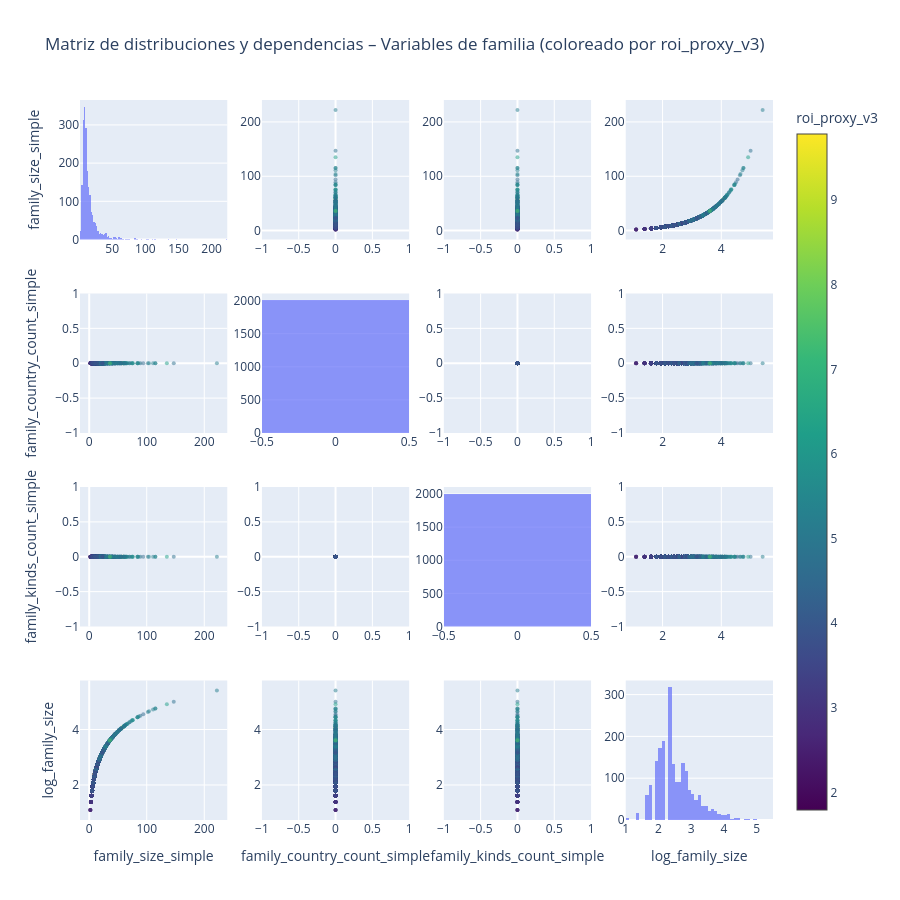

Notebook cell for this chart:
### Markdown cell above
## Patent family variables and international strategy

The patent family constitutes a key dimension for approximating the **international strategy and protection effort** associated with an invention. Unlike purely technological variables, family variables reflect strategic decisions by the applicant regarding geographical extension, legal scope, and the expected economic exploitation of the patent.

In general terms, a larger family with presence in multiple jurisdictions usually implies:
- higher economic costs of prosecution and maintenance,
- broader market expectations,
- and greater strategic relevance of the invention.

For this reason, family variables are considered indirect proxies of the perceived value of the patent from the applicant’s perspective.

---

### Available family variables

The dataset includes the following variables related to the patent family:

- `family_size_simple`: total number of documents composing the family.
- `family_country_count_simple`: number of distinct countries in which protection has been extended.
- `family_kinds_count_simple`: number of document types (kinds) within the family.

These variables capture different aspects of international strategy:

- `family_size_simple` reflects the **overall protection intensity**.
- `family_country_count_simple` explicitly measures the **geographical scope**.
- `family_kinds_count_simple` approximates the **procedural and legal complexity** of the family.

### Code cell
cols_family = [
    "family_size_simple",
    "family_country_count_simple",
    "family_kinds_count_simple",
    "log_family_size",
]

df = df_tablon[cols_family + ["roi_proxy_v3"]].dropna()
n = len(cols_family)

fig = make_subplots(
    rows=n,
    cols=n,
    shared_xaxes=False,
    shared_yaxes=False
)

for i, y in enumerate(cols_family):
    for j, x in enumerate(cols_family):

        # Diagonal: histogramas
        if i == j:
            fig.add_trace(
                go.Histogram(
                    x=df[x],
                    marker=dict(color="rgba(99,110,250,0.7)"),
                    showlegend=False
                ),
                row=i+1, col=j+1
            )

        # Fuera de diagonal: scatter con colormap ROI
        else:
            fig.add_trace(
                go.Scatter(
                    x=df[x],
                    y=df[y],
                    mode="markers",
                    marker=dict(
                        color=df["roi_proxy_v3"],
                        colorscale="Viridis",
                        size=4,
                        opacity=0.5,
                        showscale=(i == 0 and j == n - 1),
                        colorbar=dict(title="roi_proxy_v3")
                    ),
                    showlegend=False
                ),
                row=i+1, col=j+1
            )

# Etiquetas de ejes
for i, col in enumerate(cols_family):
    fig.update_yaxes(title_text=col, row=i+1, col=1)
    fig.update_xaxes(title_text=col, row=n, col=i+1)

fig.update_layout(
    height=900,
    width=900,
    title="Matriz de distribuciones y dependencias – Variables de familia (coloreado por roi_proxy_v3)"
)

fig.show()

### Figure 1 — Plotly figure (JSON) as saved in the notebook; plotly's stock layout.template omitted (floating-point values rounded to 4 significant figures; data arrays with more than 128 entries replaced by an {"elided": "..."} marker saying what was removed)
{"data": [{"marker": {"color": "rgba(99,110,250,0.7)"}, "showlegend": false, "type": "histogram", "x": {"elided": "2000 int values"}, "xaxis": "x", "yaxis": "y"}, {"marker": {"color": {"elided": "2000 float values"}, "colorbar": {"title": {"text": "roi_proxy_v3"}}, "colorscale": [[0, "#440154"], [0.1111, "#482878"], [0.2222, "#3e4989"], [0.3333, "#31688e"], [0.4444, "#26828e"], [0.5556, "#1f9e89"], [0.6667, "#35b779"], [0.7778, "#6ece58"], [0.8889, "#b5de2b"], [1, "#fde725"]], "opacity": 0.5, "showscale": false, "size": 4}, "mode": "markers", "showlegend": false, "type": "scatter", "x": {"elided": "2000 int values"}, "xaxis": "x2", "y": {"elided": "2000 int values"}, "yaxis": "y2"}, {"marker": {"color": {"elided": "2000 float values"}, "colorbar": {"title": {"text": "roi_proxy_v3"}}, "colorscale": [[0, "#440154"], [0.1111, "#482878"], [0.2222, "#3e4989"], [0.3333, "#31688e"], [0.4444, "#26828e"], [0.5556, "#1f9e89"], [0.6667, "#35b779"], [0.7778, "#6ece58"], [0.8889, "#b5de2b"], [1, "#fde725"]], "opacity": 0.5, "showscale": false, "size": 4}, "mode": "markers", "showlegend": false, "type": "scatter", "x": {"elided": "2000 int values"}, "xaxis": "x3", "y": {"elided": "2000 int values"}, "yaxis": "y3"}, {"marker": {"color": {"elided": "2000 float values"}, "colorbar": {"title": {"text": "roi_proxy_v3"}}, "colorscale": [[0, "#440154"], [0.1111, "#482878"], [0.2222, "#3e4989"], [0.3333, "#31688e"], [0.4444, "#26828e"], [0.5556, "#1f9e89"], [0.6667, "#35b779"], [0.7778, "#6ece58"], [0.8889, "#b5de2b"], [1, "#fde725"]], "opacity": 0.5, "showscale": true, "size": 4}, "mode": "markers", "showlegend": false, "type": "scatter", "x": {"elided": "2000 float values"}, "xaxis": "x4", "y": {"elided": "2000 int values"}, "yaxis": "y4"}, {"marker": {"color": {"elided": "2000 float values"}, "colorbar": {"title": {"text": "roi_proxy_v3"}}, "colorscale": [[0, "#440154"], [0.1111, "#482878"], [0.2222, "#3e4989"], [0.3333, "#31688e"], [0.4444, "#26828e"], [0.5556, "#1f9e89"], [0.6667, "#35b779"], [0.7778, "#6ece58"], [0.8889, "#b5de2b"], [1, "#fde725"]], "opacity": 0.5, "showscale": false, "size": 4}, "mode": "markers", "showlegend": false, "type": "scatter", "x": {"elided": "2000 int values"}, "xaxis": "x5", "y": {"elided": "2000 int values"}, "yaxis": "y5"}, {"marker": {"color": "rgba(99,110,250,0.7)"}, "showlegend": false, "type": "histogram", "x": {"elided": "2000 int values"}, "xaxis": "x6", "yaxis": "y6"}, {"marker": {"color": {"elided": "2000 float values"}, "colorbar": {"title": {"text": "roi_proxy_v3"}}, "colorscale": [[0, "#440154"], [0.1111, "#482878"], [0.2222, "#3e4989"], [0.3333, "#31688e"], [0.4444, "#26828e"], [0.5556, "#1f9e89"], [0.6667, "#35b779"], [0.7778, "#6ece58"], [0.8889, "#b5de2b"], [1, "#fde725"]], "opacity": 0.5, "showscale": false, "size": 4}, "mode": "markers", "showlegend": false, "type": "scatter", "x": {"elided": "2000 int values"}, "xaxis": "x7", "y": {"elided": "2000 int values"}, "yaxis": "y7"}, {"marker": {"color": {"elided": "2000 float values"}, "colorbar": {"title": {"text": "roi_proxy_v3"}}, "colorscale": [[0, "#440154"], [0.1111, "#482878"], [0.2222, "#3e4989"], [0.3333, "#31688e"], [0.4444, "#26828e"], [0.5556, "#1f9e89"], [0.6667, "#35b779"], [0.7778, "#6ece58"], [0.8889, "#b5de2b"], [1, "#fde725"]], "opacity": 0.5, "showscale": false, "size": 4}, "mode": "markers", "showlegend": false, "type": "scatter", "x": {"elided": "2000 float values"}, "xaxis": "x8", "y": {"elided": "2000 int values"}, "yaxis": "y8"}, {"marker": {"color": {"elided": "2000 float values"}, "colorbar": {"title": {"text": "roi_proxy_v3"}}, "colorscale": [[0, "#440154"], [0.1111, "#482878"], [0.2222, "#3e4989"], [0.3333, "#31688e"], [0.4444, "#26828e"], [0.5556, "#1f9e89"], [0.6667, "#35b779"], [0.7778, "#6ece58"], [0.8889, "#b5de2b"], [1, "#fde725"]], "opacity": 0.5, "showscale": false, "size": 4}, "mode": "markers", "showlegend": false, "type": "scatter", "x": {"elided": "2000 int values"}, "xaxis": "x9", "y": {"elided": "2000 int values"}, "yaxis": "y9"}, {"marker": {"color": {"elided": "2000 float values"}, "colorbar": {"title": {"text": "roi_proxy_v3"}}, "colorscale": [[0, "#440154"], [0.1111, "#482878"], [0.2222, "#3e4989"], [0.3333, "#31688e"], [0.4444, "#26828e"], [0.5556, "#1f9e89"], [0.6667, "#35b779"], [0.7778, "#6ece58"], [0.8889, "#b5de2b"], [1, "#fde725"]], "opacity": 0.5, "showscale": false, "size": 4}, "mode": "markers", "showlegend": false, "type": "scatter", "x": {"elided": "2000 int values"}, "xaxis": "x10", "y": {"elided": "2000 int values"}, "yaxis": "y10"}, {"marker": {"color": "rgba(99,110,250,0.7)"}, "showlegend": false, "type": "histogram", "x": {"elided": "2000 int values"}, "xaxis": "x11", "yaxis": "y11"}, {"marker": {"color": {"elided": "2000 float values"}, "colorbar": {"title": {"text": "roi_proxy_v3"}}, "colorscale": [[0, "#440154"], [0.1111, "#482878"], [0.2222, "#3e4989"], [0.3333, "#31688e"], [0.4444, "#26828e"], [0.5556, "#1f9e89"], [0.6667, "#35b779"], [0.7778, "#6ece58"], [0.8889, "#b5de2b"], [1, "#fde725"]], "opacity": 0.5, "showscale": false, "size": 4}, "mode": "markers", "showlegend": false, "type": "scatter", "x": {"elided": "2000 float values"}, "xaxis": "x12", "y": {"elided": "2000 int values"}, "yaxis": "y12"}, {"marker": {"color": {"elided": "2000 float values"}, "colorbar": {"title": {"text": "roi_proxy_v3"}}, "colorscale": [[0, "#440154"], [0.1111, "#482878"], [0.2222, "#3e4989"], [0.3333, "#31688e"], [0.4444, "#26828e"], [0.5556, "#1f9e89"], [0.6667, "#35b779"], [0.7778, "#6ece58"], [0.8889, "#b5de2b"], [1, "#fde725"]], "opacity": 0.5, "showscale": false, "size": 4}, "mode": "markers", "showlegend": false, "type": "scatter", "x": {"elided": "2000 int values"}, "xaxis": "x13", "y": {"elided": "2000 float values"}, "yaxis": "y13"}, {"marker": {"color": {"elided": "2000 float values"}, "colorbar": {"title": {"text": "roi_proxy_v3"}}, "colorscale": [[0, "#440154"], [0.1111, "#482878"], [0.2222, "#3e4989"], [0.3333, "#31688e"], [0.4444, "#26828e"], [0.5556, "#1f9e89"], [0.6667, "#35b779"], [0.7778, "#6ece58"], [0.8889, "#b5de2b"], [1, "#fde725"]], "opacity": 0.5, "showscale": false, "size": 4}, "mode": "markers", "showlegend": false, "type": "scatter", "x": {"elided": "2000 int values"}, "xaxis": "x14", "y": {"elided": "2000 float values"}, "yaxis": "y14"}, {"marker": {"color": {"elided": "2000 float values"}, "colorbar": {"title": {"text": "roi_proxy_v3"}}, "colorscale": [[0, "#440154"], [0.1111, "#482878"], [0.2222, "#3e4989"], [0.3333, "#31688e"], [0.4444, "#26828e"], [0.5556, "#1f9e89"], [0.6667, "#35b779"], [0.7778, "#6ece58"], [0.8889, "#b5de2b"], [1, "#fde725"]], "opacity": 0.5, "showscale": false, "size": 4}, "mode": "markers", "showlegend": false, "type": "scatter", "x": {"elided": "2000 int values"}, "xaxis": "x15", "y": {"elided": "2000 float values"}, "yaxis": "y15"}, {"marker": {"color": "rgba(99,110,250,0.7)"}, "showlegend": false, "type": "histogram", "x": {"elided": "2000 float values"}, "xaxis": "x16", "yaxis": "y16"}], "layout": {"height": 900, "title": {"text": "Matriz de distribuciones y dependencias – Variables de familia (coloreado por roi_proxy_v3)"}, "width": 900, "xaxis": {"anchor": "y", "domain": [0, 0.2125]}, "xaxis10": {"anchor": "y10", "domain": [0.2625, 0.475]}, "xaxis11": {"anchor": "y11", "domain": [0.525, 0.7375]}, "xaxis12": {"anchor": "y12", "domain": [0.7875, 1]}, "xaxis13": {"anchor": "y13", "domain": [0, 0.2125], "title": {"text": "family_size_simple"}}, "xaxis14": {"anchor": "y14", "domain": [0.2625, 0.475], "title": {"text": "family_country_count_simple"}}, "xaxis15": {"anchor": "y15", "domain": [0.525, 0.7375], "title": {"text": "family_kinds_count_simple"}}, "xaxis16": {"anchor": "y16", "domain": [0.7875, 1], "title": {"text": "log_family_size"}}, "xaxis2": {"anchor": "y2", "domain": [0.2625, 0.475]}, "xaxis3": {"anchor": "y3", "domain": [0.525, 0.7375]}, "xaxis4": {"anchor": "y4", "domain": [0.7875, 1]}, "xaxis5": {"anchor": "y5", "domain": [0, 0.2125]}, "xaxis6": {"anchor": "y6", "domain": [0.2625, 0.475]}, "xaxis7": {"anchor": "y7", "domain": [0.525, 0.7375]}, "xaxis8": {"anchor": "y8", "domain": [0.7875, 1]}, "xaxis9": {"anchor": "y9", "domain": [0, 0.2125]}, "yaxis": {"anchor": "x", "domain": [0.8063, 1], "title": {"text": "family_size_simple"}}, "yaxis10": {"anchor": "x10", "domain": [0.2687, 0.4625]}, "yaxis11": {"anchor": "x11", "domain": [0.2687, 0.4625]}, "yaxis12": {"anchor": "x12", "domain": [0.2687, 0.4625]}, "yaxis13": {"anchor": "x13", "domain": [0, 0.1938], "title": {"text": "log_family_size"}}, "yaxis14": {"anchor": "x14", "domain": [0, 0.1938]}, "yaxis15": {"anchor": "x15", "domain": [0, 0.1938]}, "yaxis16": {"anchor": "x16", "domain": [0, 0.1938]}, "yaxis2": {"anchor": "x2", "domain": [0.8063, 1]}, "yaxis3": {"anchor": "x3", "domain": [0.8063, 1]}, "yaxis4": {"anchor": "x4", "domain": [0.8063, 1]}, "yaxis5": {"anchor": "x5", "domain": [0.5375, 0.7312], "title": {"text": "family_country_count_simple"}}, "yaxis6": {"anchor": "x6", "domain": [0.5375, 0.7312]}, "yaxis7": {"anchor": "x7", "domain": [0.5375, 0.7312]}, "yaxis8": {"anchor": "x8", "domain": [0.5375, 0.7312]}, "yaxis9": {"anchor": "x9", "domain": [0.2687, 0.4625], "title": {"text": "family_kinds_count_simple"}}}}
